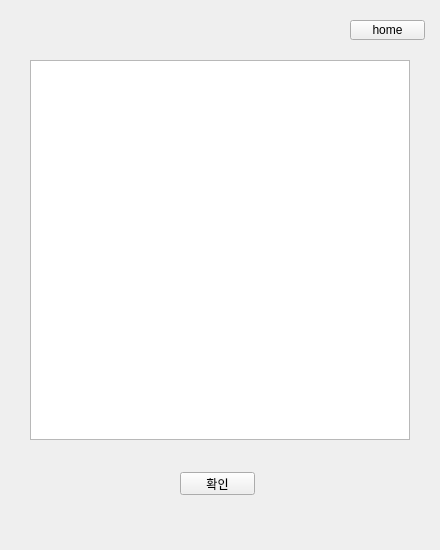
<?xml version="1.0" encoding="UTF-8"?>
<ui version="4.0">
 <class>Form</class>
 <widget class="QWidget" name="Form">
  <property name="geometry">
   <rect>
    <x>0</x>
    <y>0</y>
    <width>440</width>
    <height>550</height>
   </rect>
  </property>
  <property name="windowTitle">
   <string>Form</string>
  </property>
  <widget class="QStackedWidget" name="stackedWidget">
   <property name="geometry">
    <rect>
     <x>0</x>
     <y>0</y>
     <width>440</width>
     <height>550</height>
    </rect>
   </property>
   <property name="currentIndex">
    <number>7</number>
   </property>
   <widget class="QWidget" name="page_2">
    <widget class="QPushButton" name="btn_login">
     <property name="geometry">
      <rect>
       <x>120</x>
       <y>160</y>
       <width>75</width>
       <height>41</height>
      </rect>
     </property>
     <property name="text">
      <string>로그인</string>
     </property>
    </widget>
    <widget class="QPushButton" name="btn_check">
     <property name="geometry">
      <rect>
       <x>250</x>
       <y>160</y>
       <width>75</width>
       <height>41</height>
      </rect>
     </property>
     <property name="text">
      <string>출결</string>
     </property>
    </widget>
    <widget class="QPushButton" name="btn_message">
     <property name="geometry">
      <rect>
       <x>250</x>
       <y>280</y>
       <width>75</width>
       <height>41</height>
      </rect>
     </property>
     <property name="text">
      <string>메시지</string>
     </property>
    </widget>
    <widget class="QPushButton" name="btn_cal">
     <property name="geometry">
      <rect>
       <x>120</x>
       <y>280</y>
       <width>75</width>
       <height>41</height>
      </rect>
     </property>
     <property name="text">
      <string>일정</string>
     </property>
    </widget>
    <widget class="QStackedWidget" name="stackedWidget2">
     <property name="geometry">
      <rect>
       <x>0</x>
       <y>340</y>
       <width>440</width>
       <height>191</height>
      </rect>
     </property>
     <property name="currentIndex">
      <number>0</number>
     </property>
     <widget class="QWidget" name="page_9">
      <widget class="QPushButton" name="btn_tmessage">
       <property name="geometry">
        <rect>
         <x>290</x>
         <y>150</y>
         <width>75</width>
         <height>41</height>
        </rect>
       </property>
       <property name="text">
        <string>메시지</string>
       </property>
      </widget>
      <widget class="QPushButton" name="btn_tcal">
       <property name="geometry">
        <rect>
         <x>160</x>
         <y>150</y>
         <width>75</width>
         <height>41</height>
        </rect>
       </property>
       <property name="text">
        <string>일정</string>
       </property>
      </widget>
      <widget class="QPushButton" name="btn_login_2">
       <property name="geometry">
        <rect>
         <x>160</x>
         <y>30</y>
         <width>75</width>
         <height>41</height>
        </rect>
       </property>
       <property name="text">
        <string>로그인</string>
       </property>
      </widget>
      <widget class="QPushButton" name="btn_tcheck">
       <property name="geometry">
        <rect>
         <x>290</x>
         <y>30</y>
         <width>75</width>
         <height>41</height>
        </rect>
       </property>
       <property name="text">
        <string>출결</string>
       </property>
      </widget>
     </widget>
     <widget class="QWidget" name="page_10">
      <widget class="QPushButton" name="btn_manage">
       <property name="geometry">
        <rect>
         <x>190</x>
         <y>70</y>
         <width>75</width>
         <height>23</height>
        </rect>
       </property>
       <property name="text">
        <string>관리자 모드</string>
       </property>
      </widget>
     </widget>
    </widget>
   </widget>
   <widget class="QWidget" name="page">
    <widget class="QPushButton" name="btn_login2">
     <property name="geometry">
      <rect>
       <x>190</x>
       <y>330</y>
       <width>75</width>
       <height>23</height>
      </rect>
     </property>
     <property name="text">
      <string>로그인</string>
     </property>
    </widget>
    <widget class="QLabel" name="label_2">
     <property name="geometry">
      <rect>
       <x>110</x>
       <y>260</y>
       <width>56</width>
       <height>12</height>
      </rect>
     </property>
     <property name="text">
      <string>비밀번호</string>
     </property>
    </widget>
    <widget class="QLineEdit" name="id">
     <property name="geometry">
      <rect>
       <x>180</x>
       <y>180</y>
       <width>113</width>
       <height>20</height>
      </rect>
     </property>
    </widget>
    <widget class="QLabel" name="label">
     <property name="geometry">
      <rect>
       <x>112</x>
       <y>184</y>
       <width>56</width>
       <height>12</height>
      </rect>
     </property>
     <property name="text">
      <string>아이디</string>
     </property>
    </widget>
    <widget class="QLineEdit" name="pw">
     <property name="geometry">
      <rect>
       <x>180</x>
       <y>260</y>
       <width>113</width>
       <height>20</height>
      </rect>
     </property>
     <property name="echoMode">
      <enum>QLineEdit::Password</enum>
     </property>
    </widget>
    <widget class="QLabel" name="label_3">
     <property name="geometry">
      <rect>
       <x>190</x>
       <y>110</y>
       <width>101</width>
       <height>41</height>
      </rect>
     </property>
     <property name="font">
      <font>
       <family>Arial</family>
       <pointsize>16</pointsize>
      </font>
     </property>
     <property name="text">
      <string>로그인</string>
     </property>
     <property name="alignment">
      <set>Qt::AlignCenter</set>
     </property>
    </widget>
    <widget class="QPushButton" name="btn_home1">
     <property name="geometry">
      <rect>
       <x>20</x>
       <y>20</y>
       <width>75</width>
       <height>23</height>
      </rect>
     </property>
     <property name="text">
      <string>home</string>
     </property>
    </widget>
   </widget>
   <widget class="QWidget" name="page_4">
    <widget class="QPushButton" name="btn_in">
     <property name="geometry">
      <rect>
       <x>90</x>
       <y>90</y>
       <width>75</width>
       <height>40</height>
      </rect>
     </property>
     <property name="text">
      <string>입실</string>
     </property>
    </widget>
    <widget class="QPushButton" name="btn_out">
     <property name="geometry">
      <rect>
       <x>90</x>
       <y>160</y>
       <width>75</width>
       <height>40</height>
      </rect>
     </property>
     <property name="text">
      <string>퇴실</string>
     </property>
    </widget>
    <widget class="QPushButton" name="btn_go">
     <property name="geometry">
      <rect>
       <x>90</x>
       <y>230</y>
       <width>75</width>
       <height>40</height>
      </rect>
     </property>
     <property name="text">
      <string>외출</string>
     </property>
    </widget>
    <widget class="QPushButton" name="btn_logout">
     <property name="geometry">
      <rect>
       <x>350</x>
       <y>30</y>
       <width>75</width>
       <height>30</height>
      </rect>
     </property>
     <property name="text">
      <string>로그아웃</string>
     </property>
    </widget>
    <widget class="QLabel" name="attendance">
     <property name="geometry">
      <rect>
       <x>80</x>
       <y>450</y>
       <width>30</width>
       <height>15</height>
      </rect>
     </property>
     <property name="text">
      <string>출석</string>
     </property>
    </widget>
    <widget class="QLabel" name="late">
     <property name="geometry">
      <rect>
       <x>140</x>
       <y>450</y>
       <width>30</width>
       <height>15</height>
      </rect>
     </property>
     <property name="text">
      <string>지각</string>
     </property>
    </widget>
    <widget class="QLabel" name="leave">
     <property name="geometry">
      <rect>
       <x>208</x>
       <y>450</y>
       <width>30</width>
       <height>15</height>
      </rect>
     </property>
     <property name="text">
      <string>조퇴</string>
     </property>
    </widget>
    <widget class="QPushButton" name="btn_home2">
     <property name="geometry">
      <rect>
       <x>261</x>
       <y>30</y>
       <width>75</width>
       <height>30</height>
      </rect>
     </property>
     <property name="text">
      <string>home</string>
     </property>
    </widget>
    <widget class="QPushButton" name="btn_back">
     <property name="geometry">
      <rect>
       <x>90</x>
       <y>300</y>
       <width>75</width>
       <height>40</height>
      </rect>
     </property>
     <property name="text">
      <string>복귀</string>
     </property>
    </widget>
    <widget class="QLabel" name="goingout">
     <property name="geometry">
      <rect>
       <x>275</x>
       <y>450</y>
       <width>30</width>
       <height>15</height>
      </rect>
     </property>
     <property name="text">
      <string>외출</string>
     </property>
    </widget>
    <widget class="QLineEdit" name="checkin">
     <property name="geometry">
      <rect>
       <x>190</x>
       <y>100</y>
       <width>140</width>
       <height>20</height>
      </rect>
     </property>
     <property name="alignment">
      <set>Qt::AlignCenter</set>
     </property>
    </widget>
    <widget class="QLineEdit" name="checkout">
     <property name="geometry">
      <rect>
       <x>190</x>
       <y>170</y>
       <width>140</width>
       <height>20</height>
      </rect>
     </property>
     <property name="alignment">
      <set>Qt::AlignCenter</set>
     </property>
    </widget>
    <widget class="QLineEdit" name="checkgo">
     <property name="geometry">
      <rect>
       <x>190</x>
       <y>240</y>
       <width>140</width>
       <height>20</height>
      </rect>
     </property>
     <property name="alignment">
      <set>Qt::AlignCenter</set>
     </property>
    </widget>
    <widget class="QLineEdit" name="checkback">
     <property name="geometry">
      <rect>
       <x>190</x>
       <y>310</y>
       <width>140</width>
       <height>20</height>
      </rect>
     </property>
     <property name="alignment">
      <set>Qt::AlignCenter</set>
     </property>
    </widget>
    <widget class="QLabel" name="absent">
     <property name="geometry">
      <rect>
       <x>340</x>
       <y>450</y>
       <width>30</width>
       <height>15</height>
      </rect>
     </property>
     <property name="text">
      <string>결석</string>
     </property>
    </widget>
    <widget class="QLabel" name="attendancecount">
     <property name="geometry">
      <rect>
       <x>86</x>
       <y>420</y>
       <width>20</width>
       <height>15</height>
      </rect>
     </property>
     <property name="text">
      <string>46</string>
     </property>
    </widget>
    <widget class="QLabel" name="latecount">
     <property name="geometry">
      <rect>
       <x>146</x>
       <y>420</y>
       <width>20</width>
       <height>15</height>
      </rect>
     </property>
     <property name="text">
      <string>0</string>
     </property>
    </widget>
    <widget class="QLabel" name="leavecount">
     <property name="geometry">
      <rect>
       <x>217</x>
       <y>420</y>
       <width>20</width>
       <height>15</height>
      </rect>
     </property>
     <property name="text">
      <string>0</string>
     </property>
    </widget>
    <widget class="QLabel" name="goingoutcount">
     <property name="geometry">
      <rect>
       <x>283</x>
       <y>420</y>
       <width>20</width>
       <height>15</height>
      </rect>
     </property>
     <property name="text">
      <string>0</string>
     </property>
    </widget>
    <widget class="QLabel" name="absentcount">
     <property name="geometry">
      <rect>
       <x>348</x>
       <y>420</y>
       <width>20</width>
       <height>15</height>
      </rect>
     </property>
     <property name="text">
      <string>0</string>
     </property>
    </widget>
    <widget class="QPushButton" name="okbutton">
     <property name="geometry">
      <rect>
       <x>170</x>
       <y>30</y>
       <width>75</width>
       <height>30</height>
      </rect>
     </property>
     <property name="text">
      <string>확인</string>
     </property>
    </widget>
   </widget>
   <widget class="QWidget" name="page_6">
    <widget class="QPushButton" name="btn_tlogout">
     <property name="geometry">
      <rect>
       <x>350</x>
       <y>30</y>
       <width>75</width>
       <height>30</height>
      </rect>
     </property>
     <property name="text">
      <string>로그아웃</string>
     </property>
    </widget>
    <widget class="QPushButton" name="btn_home3">
     <property name="geometry">
      <rect>
       <x>260</x>
       <y>30</y>
       <width>75</width>
       <height>30</height>
      </rect>
     </property>
     <property name="text">
      <string>home</string>
     </property>
    </widget>
    <widget class="QTableWidget" name="tableWidget">
     <property name="geometry">
      <rect>
       <x>15</x>
       <y>71</y>
       <width>411</width>
       <height>461</height>
      </rect>
     </property>
    </widget>
    <widget class="QPushButton" name="okbutton2">
     <property name="geometry">
      <rect>
       <x>171</x>
       <y>30</y>
       <width>75</width>
       <height>30</height>
      </rect>
     </property>
     <property name="text">
      <string>출결 확인</string>
     </property>
    </widget>
   </widget>
   <widget class="QWidget" name="page_3">
    <widget class="QCalendarWidget" name="calendarWidget">
     <property name="geometry">
      <rect>
       <x>10</x>
       <y>60</y>
       <width>421</width>
       <height>271</height>
      </rect>
     </property>
    </widget>
    <widget class="QPushButton" name="btn_add">
     <property name="geometry">
      <rect>
       <x>351</x>
       <y>351</y>
       <width>75</width>
       <height>23</height>
      </rect>
     </property>
     <property name="text">
      <string>일정 추가</string>
     </property>
    </widget>
    <widget class="QPushButton" name="btn_home4">
     <property name="geometry">
      <rect>
       <x>350</x>
       <y>20</y>
       <width>75</width>
       <height>20</height>
      </rect>
     </property>
     <property name="text">
      <string>home</string>
     </property>
    </widget>
    <widget class="QLineEdit" name="scheduleadd">
     <property name="geometry">
      <rect>
       <x>20</x>
       <y>352</y>
       <width>321</width>
       <height>20</height>
      </rect>
     </property>
    </widget>
    <widget class="QListWidget" name="schedulespace">
     <property name="geometry">
      <rect>
       <x>20</x>
       <y>390</y>
       <width>411</width>
       <height>131</height>
      </rect>
     </property>
    </widget>
   </widget>
   <widget class="QWidget" name="page_7">
    <widget class="QCalendarWidget" name="calendarWidget_2">
     <property name="geometry">
      <rect>
       <x>10</x>
       <y>60</y>
       <width>421</width>
       <height>271</height>
      </rect>
     </property>
    </widget>
    <widget class="QPushButton" name="btn_tadd">
     <property name="geometry">
      <rect>
       <x>351</x>
       <y>351</y>
       <width>75</width>
       <height>23</height>
      </rect>
     </property>
     <property name="text">
      <string>일정 추가</string>
     </property>
    </widget>
    <widget class="QPushButton" name="btn_home5">
     <property name="geometry">
      <rect>
       <x>350</x>
       <y>20</y>
       <width>75</width>
       <height>20</height>
      </rect>
     </property>
     <property name="text">
      <string>home</string>
     </property>
    </widget>
    <widget class="QLineEdit" name="scheduleadd_2">
     <property name="geometry">
      <rect>
       <x>20</x>
       <y>352</y>
       <width>321</width>
       <height>20</height>
      </rect>
     </property>
    </widget>
    <widget class="QListWidget" name="schedulespace2">
     <property name="geometry">
      <rect>
       <x>20</x>
       <y>390</y>
       <width>411</width>
       <height>131</height>
      </rect>
     </property>
    </widget>
   </widget>
   <widget class="QWidget" name="page_5">
    <widget class="QLineEdit" name="message">
     <property name="geometry">
      <rect>
       <x>30</x>
       <y>475</y>
       <width>301</width>
       <height>21</height>
      </rect>
     </property>
    </widget>
    <widget class="QPushButton" name="btn_send">
     <property name="geometry">
      <rect>
       <x>339</x>
       <y>475</y>
       <width>71</width>
       <height>23</height>
      </rect>
     </property>
     <property name="text">
      <string>전송</string>
     </property>
    </widget>
    <widget class="QPushButton" name="btn_home6">
     <property name="geometry">
      <rect>
       <x>350</x>
       <y>20</y>
       <width>75</width>
       <height>20</height>
      </rect>
     </property>
     <property name="text">
      <string>home</string>
     </property>
    </widget>
    <widget class="QListWidget" name="messagespace">
     <property name="geometry">
      <rect>
       <x>30</x>
       <y>60</y>
       <width>380</width>
       <height>380</height>
      </rect>
     </property>
    </widget>
   </widget>
   <widget class="QWidget" name="page_8">
    <widget class="QPushButton" name="check_message">
     <property name="geometry">
      <rect>
       <x>180</x>
       <y>472</y>
       <width>75</width>
       <height>23</height>
      </rect>
     </property>
     <property name="text">
      <string>확인</string>
     </property>
    </widget>
    <widget class="QPushButton" name="btn_home7">
     <property name="geometry">
      <rect>
       <x>350</x>
       <y>20</y>
       <width>75</width>
       <height>20</height>
      </rect>
     </property>
     <property name="text">
      <string>home</string>
     </property>
    </widget>
    <widget class="QListWidget" name="messagespace2">
     <property name="geometry">
      <rect>
       <x>30</x>
       <y>60</y>
       <width>380</width>
       <height>380</height>
      </rect>
     </property>
    </widget>
   </widget>
  </widget>
 </widget>
 <resources/>
 <connections/>
</ui>
